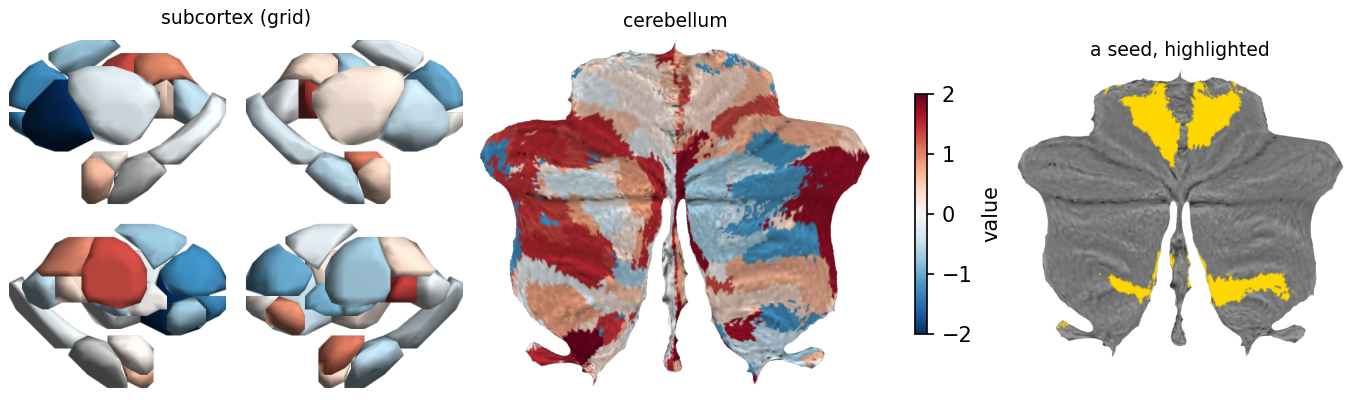

The Python source for this figure:
"""Draw random values on the subcortex and the cerebellum, side by side with a
shared colourbar, and highlight two cerebellar regions as a seed.

    python examples/quickstart.py      # writes examples/quickstart.png
"""

import os

import matplotlib
import matplotlib.pyplot as plt
import numpy as np

import scmaps

matplotlib.use("Agg")
rng = np.random.default_rng(0)
sub = rng.normal(size=32)
cer = rng.normal(size=32)
sub[scmaps.SUBCORTEX_REGIONS.index("aHIP-lh")] = np.nan       # no value: grey

fig, axes = plt.subplots(1, 3, figsize=(9, 2.8), width_ratios=(1.4, 1.2, 1.0),
                         layout="constrained")
style = dict(cmap="RdBu_r", vmin=-2, vmax=2, dpi=200)
sm = scmaps.plot_subcortex(sub, ax=axes[0], layout="grid", **style)
scmaps.plot_cerebellum(cer, ax=axes[1], **style)
scmaps.plot_cerebellum(colors="0.6", ax=axes[2], highlight=["M3L", "M3R"], dpi=200)
axes[0].set_title("subcortex (grid)", fontsize=9)
axes[1].set_title("cerebellum", fontsize=9)
axes[2].set_title("a seed, highlighted", fontsize=9)
fig.colorbar(sm, ax=axes[:2], shrink=0.6, label="value")
fig.savefig(os.path.join(os.path.dirname(os.path.abspath(__file__)), "quickstart.png"), dpi=150)
